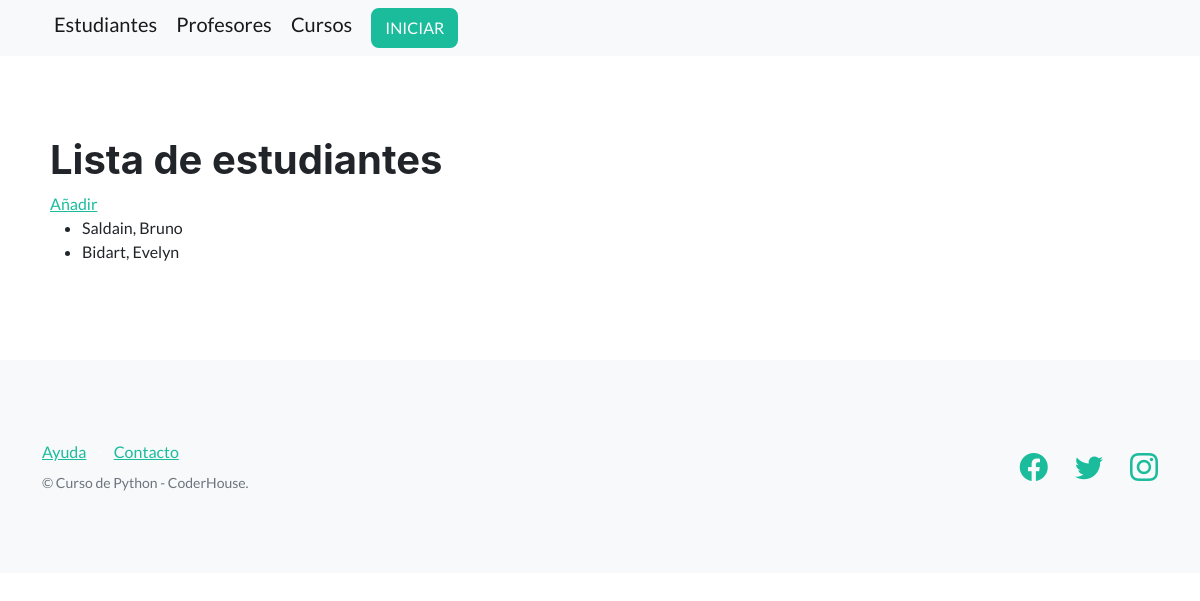
The page /estudiantes/ on the database as committed earlier.
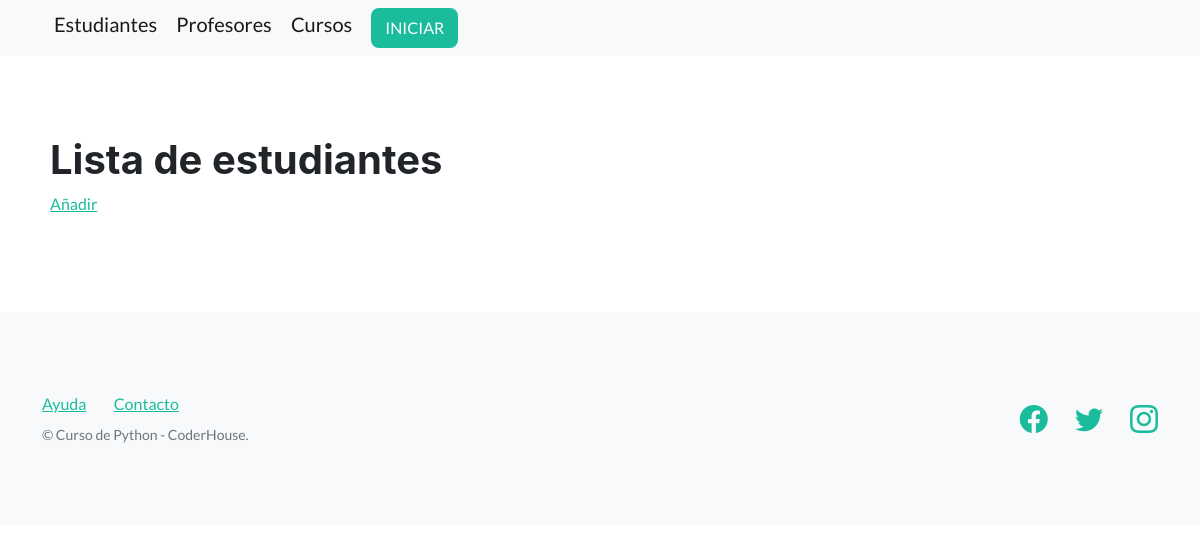
The same page on the database as committed later.
### app1/models.py (models this page shows, shortened)
class Estudiante(models.Model):
    nombre = models.CharField(max_length=256)
    apellido = models.CharField(max_length=256)
    email = models.EmailField()

### app1/views.py (the view)
# urls.py: path('estudiantes/', listar_estudiantes, name="listar_estudiantes"),
def listar_estudiantes(request):
    contexto = {
        'estudiantes': Estudiante.objects.all()
    }
    return render(
        request=request,
        template_name='app1/lista_estudiantes.html',
        context=contexto,
    )

### app1/templates/app1/lista_estudiantes.html (shortened to what this page needs)
{% extends "app1/base.html" %}
{% block contenido %}
<h1 class="titulos-coder">Lista de estudiantes</h1>
<a href="{% url 'crear_estudiante' %}">Añadir</a>
<ul>
{% for student in estudiantes %}
  <li>{{ student.apellido }}, {{ student.nombre }}</li>
{% endfor %}
</ul>
{% endblock contenido %}

Rows that differ between the two databases and show on the page:
removed Estudiante: apellido "Saldain", nombre "Bruno"
removed Estudiante: apellido "Bidart", nombre "Evelyn"
